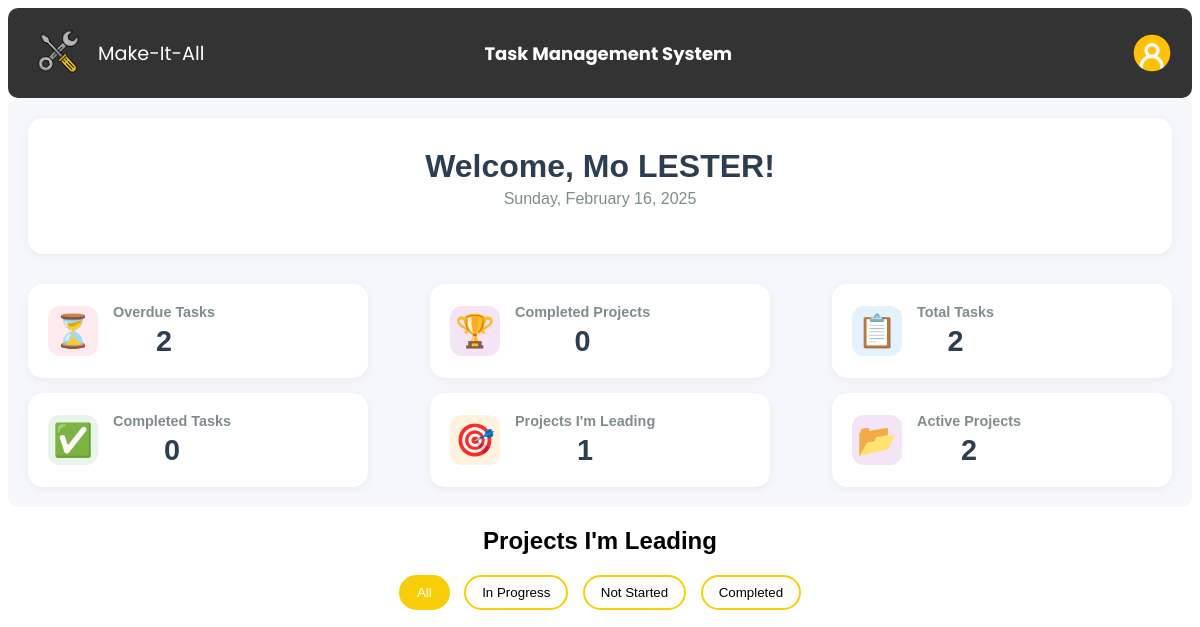
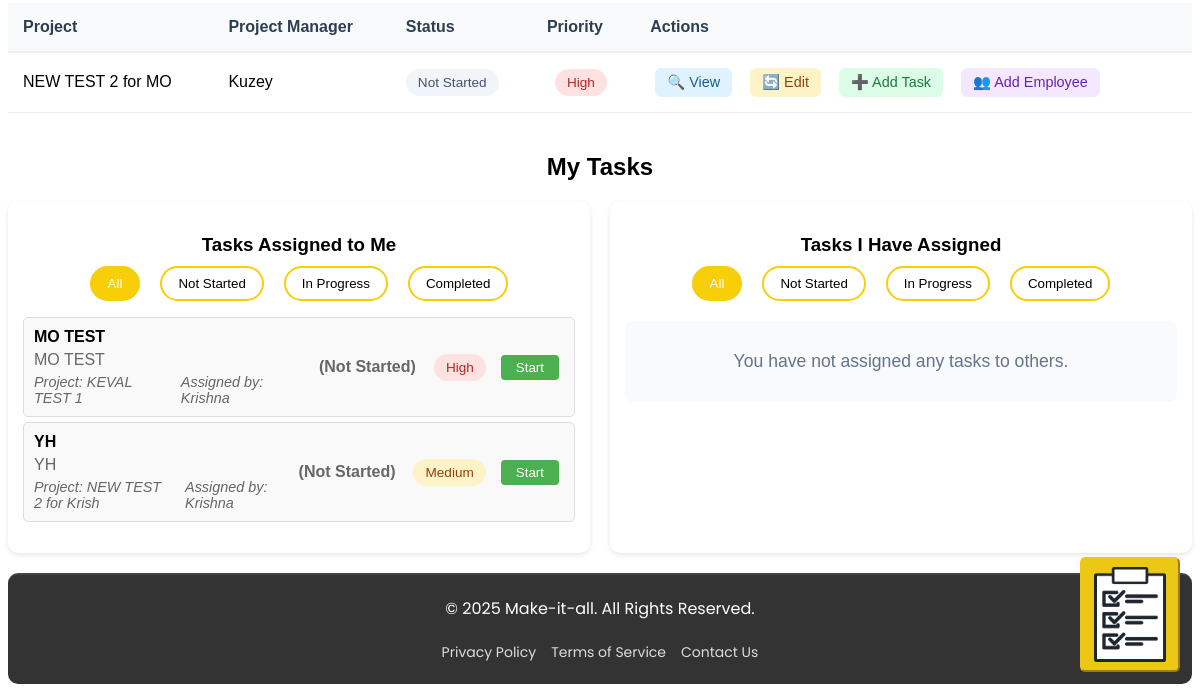
Page /employee.php (signed in) on the earlier database version (2 pictures, top to bottom).
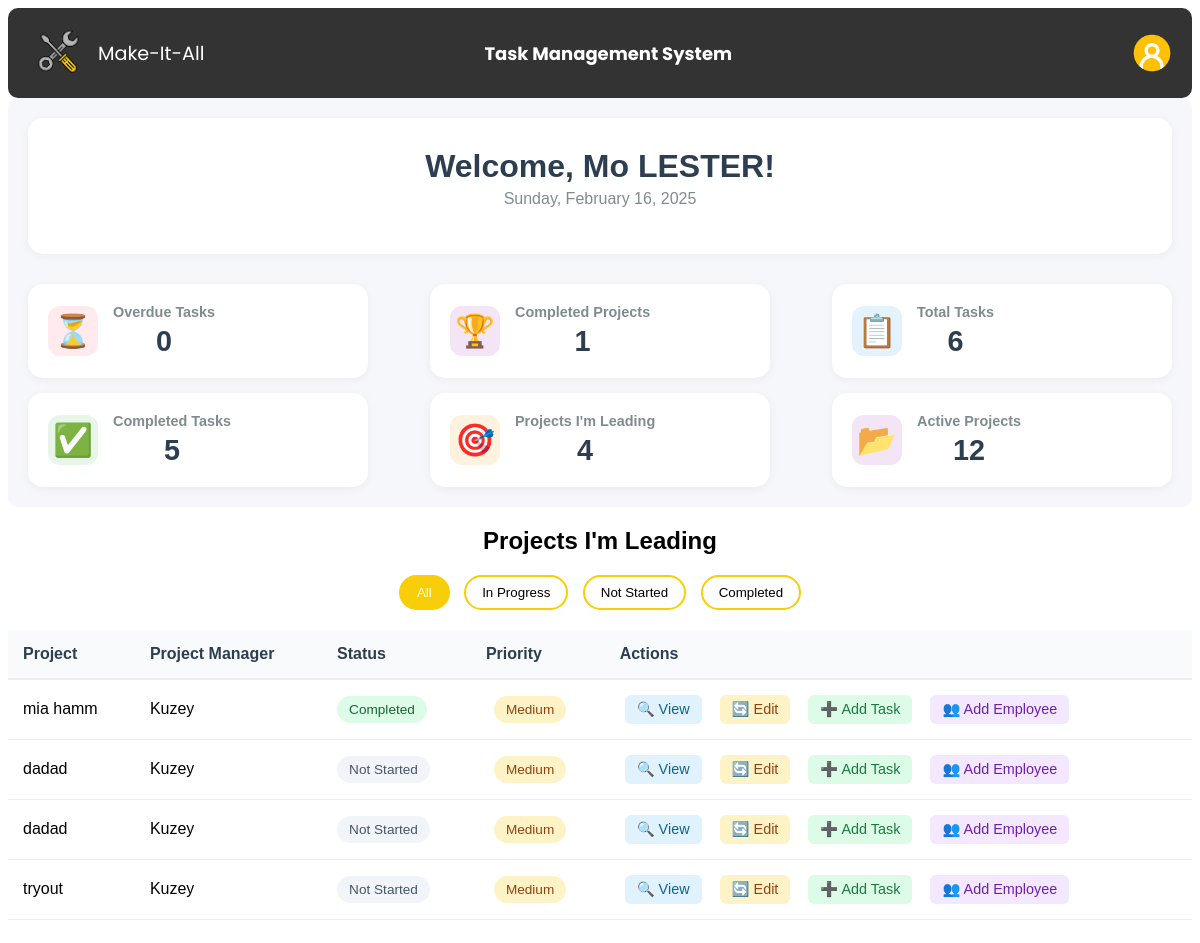
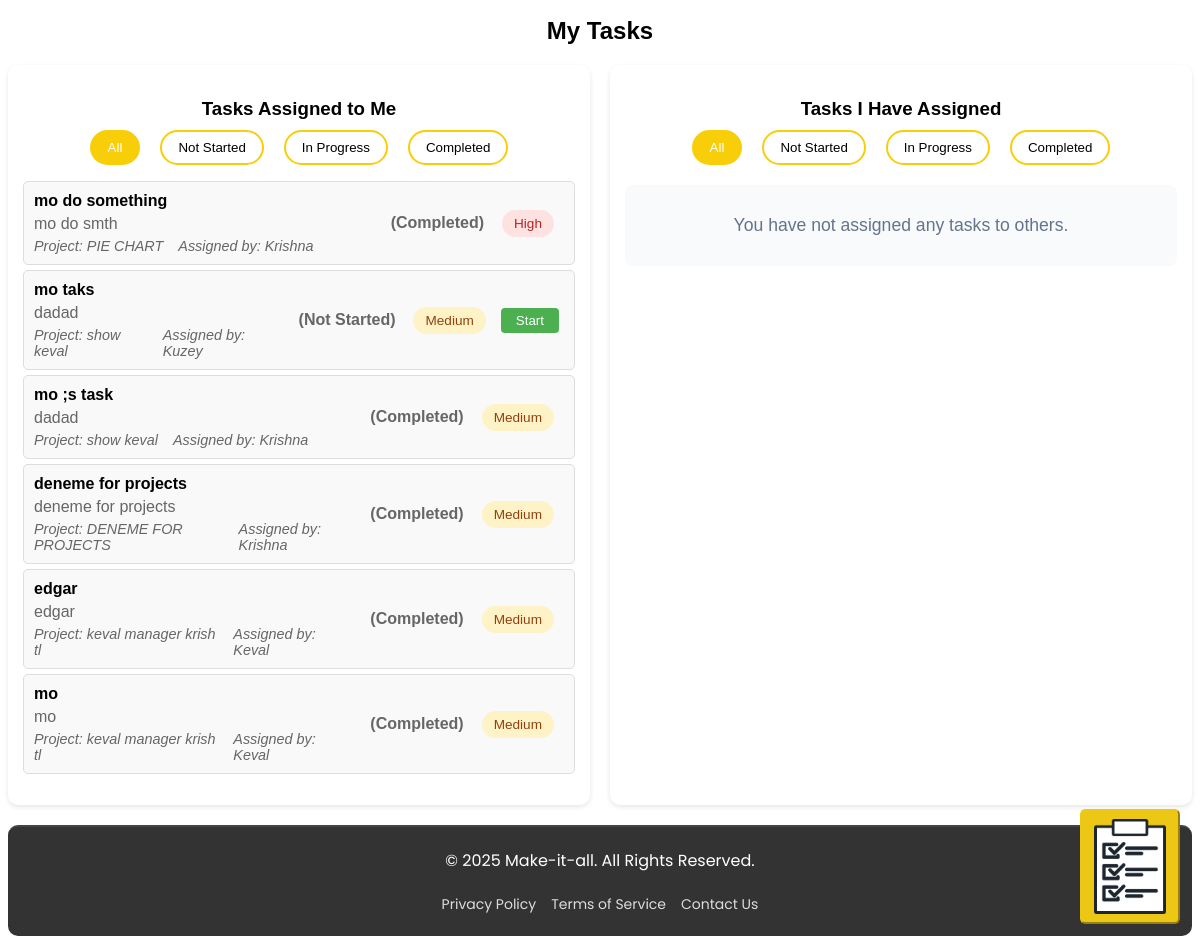
Same page on the later database version (2 pictures, top to bottom).
### tables this page shows
CREATE TABLE `users` (
  `id` int(11) NOT NULL,
  `name` varchar(255) NOT NULL,
  `email` varchar(255) NOT NULL,
  `password` varchar(255) NOT NULL,
  `role` enum('manager','employee') NOT NULL
);

CREATE TABLE `projects` (
  `id` int(11) NOT NULL,
  `manager_id` int(11) NOT NULL,
  `title` varchar(255) NOT NULL,
  `description` text NOT NULL,
  `team_leader_id` int(11) NOT NULL,
  `created_at` timestamp NOT NULL DEFAULT current_timestamp(),
  `status` enum('Not Started','In Progress','Completed') DEFAULT 'Not Started',
  `priority` enum('Low','Medium','High') DEFAULT 'Medium',
  `deadline` date NOT NULL DEFAULT curdate()
);

CREATE TABLE `tasks` (
  `id` int(11) NOT NULL,
  `project_id` int(11) NOT NULL,
  `title` varchar(255) NOT NULL,
  `description` text NOT NULL,
  `status` enum('Not Started','In Progress','Completed') DEFAULT 'Not Started',
  `deadline` date NOT NULL,
  `priority` enum('Low','Medium','High') DEFAULT 'Medium',
  `created_by` int(11) NOT NULL
);

### employee.php (the view, shortened to what the rows shown need)
<?php
include("notes.php");
$employee_id = $_SESSION["user_id"];
$assigned_to_me_stmt = $conn->prepare("
    SELECT t.id, t.title, t.description, t.status, t.deadline, t.priority,
           p.title AS project_name, u.name AS assigned_by
    FROM tasks t
    JOIN projects p ON t.project_id = p.id
    LEFT JOIN task_assignments ta ON t.id = ta.task_id
    LEFT JOIN users u ON t.created_by = u.id
    WHERE ta.employee_id = ?
    AND p.id IS NOT NULL
    GROUP BY t.id
");
$assigned_to_me_stmt->bind_param("i", $employee_id);
$assigned_to_me_stmt->execute();
$tasks_assigned_to_me = $assigned_to_me_stmt->get_result();
$leader_check = $conn->prepare("SELECT id, title FROM projects WHERE team_leader_id = ?");
$leader_check->bind_param("i", $employee_id);
$leader_check->execute();
$leader_result = $leader_check->get_result();
$leader_projects = [];
while ($row = $leader_result->fetch_assoc()) {
    $leader_projects[] = $row;
}
?>
<?php include("navbar.php"); ?>
<!DOCTYPE html>
<html lang="en">
<head>
    <link rel="stylesheet" href="style.css">
    <link rel="stylesheet" href="employee.css">
    <link href="https://cdnjs.cloudflare.com/ajax/libs/select2/4.0.13/css/select2.min.css" rel="stylesheet" />
</head>
<body>
    <?php
    $user_id = $_SESSION['user_id'];
    $result = $conn->query("SELECT name FROM users WHERE id = $user_id");
    $user = $result->fetch_assoc();
    ?>
    <div class="outer-container">
        <div class="dashboard-container">
            <div class="dashboard-left">
                <div class="welcome-section">
                    <div class="welcome-header">
                        <h1>Welcome, <?php echo htmlspecialchars($user['name']); ?>!</h1>
                        <p class="date"><?php echo date("l, F j, Y"); ?></p>
                    </div>
                </div>
            </div>
        </div>
    </div>
    <div class="projects-header">
        <h2>Projects I'm Leading</h2>
    </div>
    <?php if (!empty($leader_projects)): ?>
        <div class="projects-table-container">
            <table class="projects-table">
                <thead>
                    <tr>
                        <th>Project</th>
                        <th>Project Manager</th>
                        <th>Status</th>
                        <th>Priority</th>
                        <th>Actions</th>
                    </tr>
                </thead>
                <tbody id="project-list">
                    <?php foreach ($leader_projects as $project): ?>
                        <?php
                        $proj_stmt = $conn->prepare("SELECT p.*, leader.name AS leader, manager.name AS manager,
                                                (SELECT COUNT(*) FROM tasks WHERE project_id = p.id AND status = 'In Progress') AS in_progress_tasks,
                                                (SELECT COUNT(*) FROM tasks WHERE project_id = p.id AND status = 'Completed') AS completed_tasks,
                                                (SELECT COUNT(*) FROM tasks WHERE project_id = p.id) AS total_tasks
                                                FROM projects p
                                                JOIN users leader ON p.team_leader_id = leader.id
                                                JOIN users manager ON p.manager_id = manager.id
                                                WHERE p.id = ?");
                        $proj_stmt->bind_param("i", $project["id"]);
                        $proj_stmt->execute();
                        $project_details = $proj_stmt->get_result()->fetch_assoc();
                        if ($project_details["total_tasks"] == 0) {
                            $project_status = "Not Started";
                        } elseif ($project_details["completed_tasks"] == $project_details["total_tasks"]) {
                            $project_status = "Completed";
                        } elseif ($project_details["in_progress_tasks"] > 0) {
                            $project_status = "In Progress";
                        } else {
                            $project_status = "Not Started";
                        }
                        ?>
                        <tr class="project-row" data-status="<?php echo strtolower(str_replace(' ', '-', $project_status)); ?>">
                            <td>
                                <div class="project-name"> <?php echo htmlspecialchars($project_details["title"]); ?> </div>
                            </td>
                            <td>
                                <div class="team-leader-info"> <span class="leader-name">
                                        <?php echo htmlspecialchars($project_details["manager"]); ?> </span> </div>
                            </td>
                            <td>
                                <span class="status-badge <?php echo strtolower(str_replace(' ', '-', $project_status)); ?>">
                                    <?php echo htmlspecialchars($project_status); ?> </span>
                            </td>
                            <td>
                                <span class="priority-badge <?php echo strtolower($project_details["priority"]); ?>">
                                    <?php echo htmlspecialchars($project_details["priority"]); ?> </span>
                            </td>
                            <td>
                                <div class="action-buttons">
                                    <button class="action-btn view-btn" data-project-id="<?php echo $project["id"]; ?>"> 🔍 View
                                    </button>
                                    <button class="action-btn edit-btn" data-project-id="<?php echo $project["id"]; ?>"> 🔄 Edit
                                    </button>
                                    <button class="action-btn add-task-btn" data-project-id="<?php echo $project["id"]; ?>"
                                        data-project-title="<?php echo htmlspecialchars($project_details["title"]); ?>"> ➕ Add
                                        Task </button>
                                    <button class="action-btn add-employee-btn" data-project-id="<?php echo $project["id"]; ?>"
                                        data-project-title="<?php echo htmlspecialchars($project_details["title"]); ?>"> 👥 Add
                                        Employee </button>
                                </div>
                            </td>
                        </tr>
                    <?php endforeach; ?>
                </tbody>
            </table>
        </div>
    <?php else: ?>
        <div class="no-projects-message">
            <p>You are not leading any projects currently.</p>
        </div>
    <?php endif; ?>
    <h2>My Tasks</h2>
    <div class="task-container">
        <div class="task-section">
            <?php if ($tasks_assigned_to_me->num_rows > 0): ?>
                <ul class="tasks-list" id="tasks-assigned-to-me">
                    <?php while ($task = $tasks_assigned_to_me->fetch_assoc()): ?>
                        <li class="task-item" data-status="<?php echo htmlspecialchars($task["status"]); ?>">
                            <div class="task-info-wrapper">
                                <div class="task-main-info">
                                    <strong><?php echo htmlspecialchars($task["title"]); ?></strong>
                                    <p class="task-description"><?php echo htmlspecialchars($task["description"]); ?></p>
                                    <div class="task-details">
                                        <em>Project: <?php echo htmlspecialchars($task["project_name"]); ?></em>
                                        <span class="assigned-by">Assigned by:
                                            <?php echo htmlspecialchars($task["assigned_by"]); ?></span>
                                    </div>
                                </div>
                                <div class="task-status-wrapper">
                                    <span class="task-status">(<?php echo htmlspecialchars($task["status"]); ?>)</span>
                                    <span class="priority-badge <?php echo strtolower($task["priority"]); ?>">
                                        <?php echo htmlspecialchars($task["priority"]); ?>
                                    </span>
                                    <div class="task-actions">
                                        <?php if ($task["status"] == "Not Started"): ?>
                                            <button class="start-btn" data-task-id="<?php echo $task["id"]; ?>">Start</button>
                                        <?php elseif ($task["status"] == "In Progress"): ?>
                                            <button class="complete-btn" data-task-id="<?php echo $task["id"]; ?>">Complete</button>
                                        <?php endif; ?>
                                    </div>
                                </div>
                            </div>
                        </li>
                    <?php endwhile; ?>
                </ul>
            <?php else: ?>
                <div class="no-tasks-message">
                    <p>No tasks are currently assigned to you.</p>
                </div>
            <?php endif; ?>
        </div>
    </div>
</body>
</html>

Differences in the rows shown:
removed projects: title "NEW TEST 2 for MO", users.name "Kuzey", project_status "Not Started", priority "High"
removed tasks: title "MO TEST", description "MO TEST", project.title "KEVAL TEST 1", created_by.name "Krishna", status "Not Started", priority "High"
removed tasks: title "YH", description "YH", project.title "NEW TEST 2 for Krish", created_by.name "Krishna", status "Not Started", priority "Medium"
added projects: title "mia hamm", users.name "Kuzey", project_status "Completed", priority "Medium"
added projects: title "dadad", users.name "Kuzey", project_status "Not Started", priority "Medium"
added projects: title "dadad", users.name "Kuzey", project_status "Not Started", priority "Medium"
added projects: title "tryout", users.name "Kuzey", project_status "Not Started", priority "Medium"
added tasks: title "mo do something", description "mo do smth", project.title "PIE CHART", created_by.name "Krishna", status "Completed", priority "High"
added tasks: title "mo taks", description "dadad", project.title "show keval", created_by.name "Kuzey", status "Not Started", priority "Medium"
added tasks: title "mo ;s task", description "dadad", project.title "show keval", created_by.name "Krishna", status "Completed", priority "Medium"
added tasks: title "deneme for projects", description "deneme for projects", project.title "DENEME FOR PROJECTS", created_by.name "Krishna", status "Completed", priority "Medium"
added tasks: title "edgar", description "edgar", project.title "keval manager krish tl", created_by.name "Keval", status "Completed", priority "Medium"
added tasks: title "mo", description "mo", project.title "keval manager krish tl", created_by.name "Keval", status "Completed", priority "Medium"
Other differences:
$overdue_tasks: "2" → "0"
$completed_projects: "0" → "1"
$total_tasks: "2" → "6"
$completed_tasks: "0" → "5"
count($leader_projects): "1" → "4"
$active_projects: "2" → "12"
